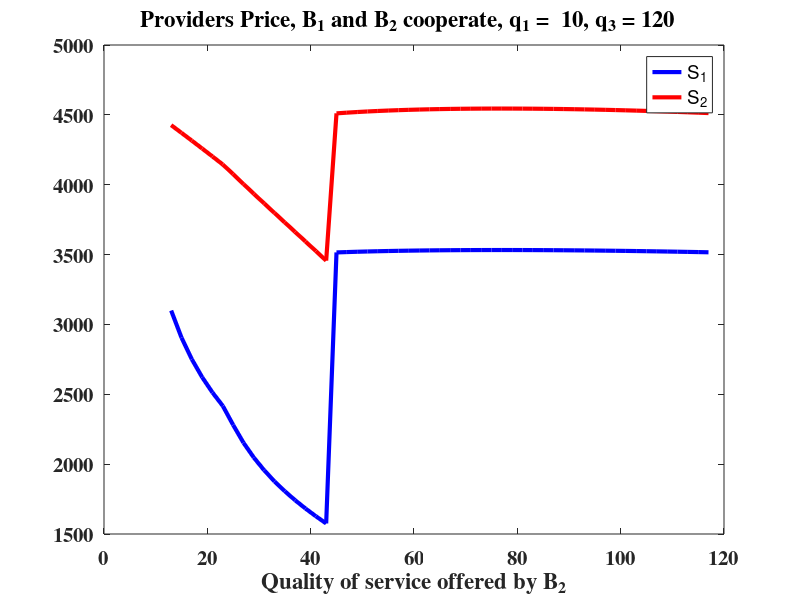
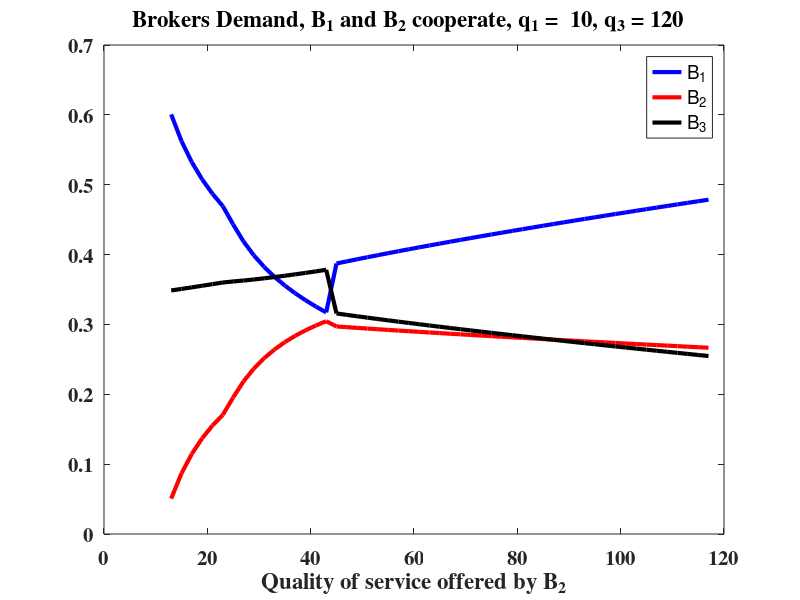
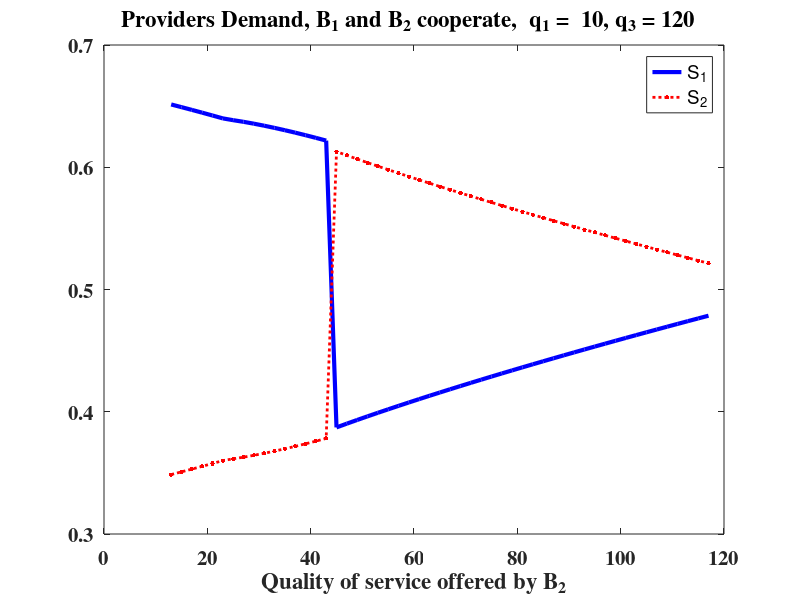
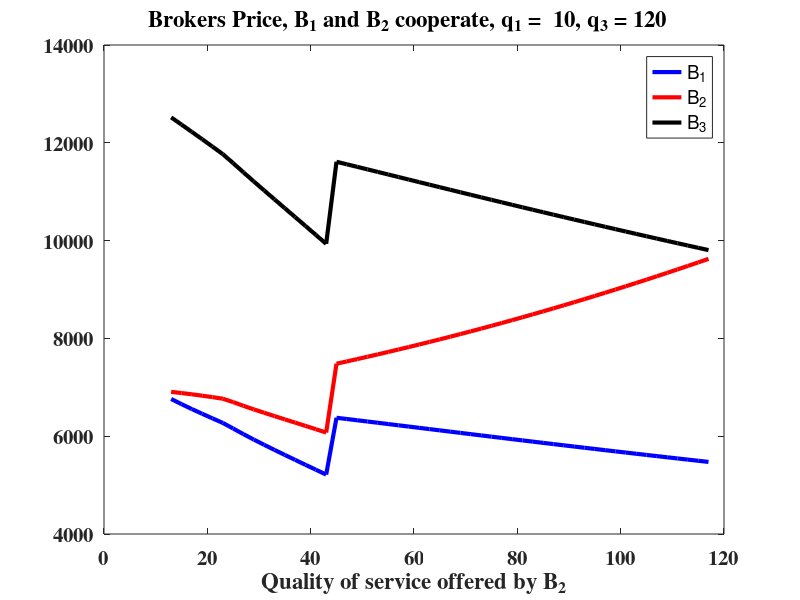

MATLAB code to generate these figures, in order:
%%
% In this file a game with 3 brokers and 2 providers are simulated where
% brokers B_2 and B_1 cooperate to maximize the profit.
% At the end, extra profit  that they made split in proportion to their 
% profit in the equilibrium of the non-cooperative game when B_2 maximize its profit 
% q_1 and q_3 are fixed
% B_2 changes qauality in the game to simulate the market with different
% qualities 
% Qi, ri, Di & SUi are quality, price, demand and profit of S_i
% qi, Pi, di & BUi are quality, price, demand and profit of B_i
%%
clc
clear
cstring = '.*o';
mx = 80;
mn = 1;
c = .2;
Q1 = 30;
Q2 = 60;
cnt1 = 1;
n = 3;
k1 = .01265*Q1^1.5;
k2 = .01265*Q2^1.5;

cnt = 1;
 
 step = 2;
 clear d1 d2 d3 d4 p1 p2 p3 p4 r1 r2 BU1 BU2 BU3 BU4 SU1 SU2 D1 D2
 q1 = 10;
 q3 = 120;
 q2l = q1+3;
 q2h = q3-3;
 for q2 = q2l:step:q2h 
      if abs(q2-Q1)<abs(q2-Q2)
        r1(cnt) = -(1/(3*Q2*(q2*(q2-2*q3)+2*q1*(-q2+q3))))*(-k1*Q2*(q2*(q2-3*q3)+3*q1*(-q2+q3))+...
            Q1*(mn*(3*q1+2*q2)*Q2*(q2-q3)+c*Q2*(6*q1*Q1*(q2-q3)+3*q1^2*(-q2+q3)+...
            q2*(-Q1^2+2*q2^2+(Q2-q3)^2-3*q2*q3+Q1*(-4*q2+6*q3)))+q2*(k2*q3+4*Q2*(-q2+q3)*mx)));

        r2(cnt) = 1/(6*Q1*q3*(q2*(q2-2*q3)+2*q1*(-q2+q3)))*(k1*q2*Q2*(q2*(q2-3*q3)+3*q1*...
            (-q2+q3))+c*Q1*Q2*(3*q1^2*q2*(q2-q3)-6*q1*(Q1^2-Q1*q2+q2^2-(Q2-q3)^2)*...
            (q2-q3)+q2*(q2^3+Q1^2*(4*q2-6*q3)-2*Q1*q2*(q2-3*q3)-4*q2*(Q2-q3)^2-3*...
            q2^2*q3+6*(Q2-q3)^2*q3))+Q1*(mn*Q2*(q2-q3)*(-9*q1*q2+q2^2+6*q1*q3-6*q2*q3)+...
            2*k2*q3*(-3*q1*q2+q2^2+3*q1*q3-3*q2*q3)-2*Q2*(q2-q3)*(-6*q1*q2+q2^2+6*q1*q3-6*q2*q3)*mx));

        if q2/Q2*r2(cnt)+c*(q2-Q2)^2-(q2/Q1*r1(cnt)+c*(q2-Q1)^2)<0
            r1(cnt) = (Q1*(c*Q2*(q2*(-(Q1-q2)^2+Q2^2)+2*(Q1^2-2*Q1*q2+(q2-Q2)*Q2)*...
                q3+q2*q3^2)-q2*(k2*q3+Q2*(q2-q3)*(mn-2*mx))))/(q2*Q2*(q2-2*q3));
            r2(cnt) = (mn*Q1*Q2*(q2-q3)+k2*Q1*q3+c*Q1*Q2*(Q1-q2+Q2-q3)*(Q1-q2-Q2+q3)+...
                q2*Q2*r1(cnt)+2*Q1*Q2*(-q2+q3)*mx)/(2*Q1*q3);

        end
        p1(cnt) = (c*Q1*Q2*(3*q1^2-6*q1*Q1+4*Q1^2-2*Q1*q2+q2^2+2*(Q2-q3)^2)+...
            mn*Q1*Q2*(3*q1+q2-4*q3)+3*q1*Q2*r1(cnt)+q2*Q2*r1(cnt)+2*Q1*q3*r2(cnt)+2*Q1*Q2*(-q2+q3)*mx)/(6*Q1*Q2);
        p2(cnt) = (c*Q1*Q2*(2*(Q1-q2)^2+(Q2-q3)^2)+2*mn*Q1*Q2*(q2-q3)+2*q2*Q2*r1(cnt)+Q1*q3*r2(cnt)-Q1*q2*Q2*mx+Q1*Q2*q3*mx)/(3*Q1*Q2);
        p3(cnt) = (c*Q1*Q2*((Q1-q2)^2+2*(Q2-q3)^2)+mn*Q1*Q2*(q2-q3)+q2*Q2*r1(cnt)+2*Q1*q3*r2(cnt)+2*Q1*Q2*(-q2+q3)*mx)/(3*Q1*Q2);

        d1(cnt) = (((p2(cnt)-p1(cnt))/(q2-q1))-mn)/(mx-mn);
        d2(cnt) = (((p3(cnt)-p2(cnt))/(q3-q2))-((p2(cnt)-p1(cnt))/(q2-q1)))/(mx-mn);
        d3(cnt) = (mx - ((p3(cnt)-p2(cnt))/(q3-q2)))/(mx-mn);
        D1(cnt) = d1(cnt)+d2(cnt);
        D2(cnt) = d3(cnt);
        BU1(cnt) = d1(cnt)*(p1(cnt)-(q1/Q1*r1(cnt)+c*(q1-Q1)^2));
        BU2(cnt) = d2(cnt)*(p2(cnt)-(q2/Q1*r1(cnt)+c*(q2-Q1)^2));
        BU3(cnt) = d3(cnt)*(p3(cnt)-(q3/Q2*r2(cnt)+c*(q3-Q2)^2));
        SU1(cnt) = (d1(cnt)*q1/Q1+d2(cnt)*q2/Q1)*(r1(cnt)-k1);
        SU2(cnt) = (d3(cnt)*q3/Q2)*(r2(cnt)-k2);


      else
        r1(cnt) = 1/(q1*Q2*(8*q1*(q2-q3)+q2*(q2+8*q3)))*(k2*Q1*q2*(2*q1*(q2-q3)+q2*...
            (q2+2*q3))+Q2*(2*k1*q1*(2*q1*(q2-q3)+q2*(q2+2*q3))+Q1*(c*(q2*...
            (-4*q1^3+q1^2*(8*Q1+q2)+q2*(Q1^2+q2^2-2*q2*Q2-Q2^2)+2*q1*...
            (-2*Q1^2-Q1*q2+q2^2-2*q2*Q2+2*Q2^2))+4*(q1-q2)*((q1-Q1)^2-q2^2+q2*Q2-Q2^2)*...
            q3+2*(q1-q2)*q2*q3^2)+mn*(q1-q2)*(4*q1*(q2-q3)+3*q2*(q2+2*q3))-2*(q1-q2)*q2*(q2+2*q3)*mx)));
        r2(cnt) = 1/(Q1*(8*q1*(q2-q3)+q2*(q2+8*q3)))*(2*k2*Q1*(2*q1*(q2-q3)+q2*...
            (q2+2*q3))+Q2*(3*k1*q1*q2+Q1*(mn*(q1-q2)*(5*q2+4*q3)+c*...
            (3*q1^2*q2+q1*(-6*Q1*q2-4*(q2-q3)*(q2-2*Q2+q3))+q2*...
            (3*Q1^2+(q2+Q2-2*q3)*(q2-3*Q2+2*q3)))-4*(q1-q2)*(q2+2*q3)*mx)));

        if (q2/Q1*r1(cnt)+c*(q2-Q1)^2)-(q2/Q2*r2(cnt)+c*(q2-Q2)^2)<0
            r2(cnt) = (Q2*(q2*(-q1*(k1+mn*Q1)+mn*Q1*q2)+c*Q1*(q1^2*q2+q2*(Q1+q2-Q2)*...
                (Q1-q2+Q2)+2*q1*(-Q1^2+Q1*q2-2*q2*Q2+Q2^2))))/(Q1*q2*(-2*q1+q2));
            r1(cnt) = (k1*q1*Q2+Q1*(mn*(q1-q2)*Q2-c*(q1-Q1+q2-Q2)*Q2*(q1-Q1-q2+Q2)+q2*r2(cnt)))/(2*q1*Q2);

        end
        if (q1/Q2*r2(cnt)+c*(q1-Q2)^2)-(q1/Q1*r1(cnt)+c*(q1-Q1)^2)<0
            r1(cnt) = 1/(q1*Q2*(q1*(q2-4*q3)+2*q2*(q2+2*q3)))*Q1*(k2*q1*(2*q1*(q2-q3)+q2*...
                (q2+2*q3))+Q2*(mn*q1*(q1-q2)*(q2+2*q3)+c*(q2*(3*q1^3+2*q1^2*...
                (Q1-q2-2*Q2)-q1*(Q1^2-4*Q1*q2+q2^2+2*q2*Q2-Q2^2)+2*q2*(-Q1^2+Q2^2))+4*...
                (-q1+q2)*(2*q1*Q1-Q1^2-q1*Q2+Q2^2)*q3+2*q1*(q1-q2)*q3^2)-2*q1*(q1-q2)*(q2+2*q3)*mx));
            r2(cnt) = 1/(2*Q1*(2*q1*(q2-q3)+q2*(q2+2*q3)))*(k2*Q1*(2*q1*(q2-q3)+q2*...
                (q2+2*q3))+Q2*(mn*Q1*(q1-q2)*(q2+2*q3)+c*Q1*(-q2*(-3*q1^2+6*q1*Q1-3*...
                Q1^2+2*q1*q2+q2^2-2*(2*q1+q2)*Q2+3*Q2^2)+4*(-q1+q2)*Q2*q3+2*...
                (q1-q2)*q3^2)+3*q1*q2*r1(cnt)-2*Q1*(q1-q2)*(q2+2*q3)*mx));
        end


        p1(cnt) = (mn*Q1*Q2*(3*q1+q2-4*q3)+c*Q1*Q2*(3*(q1-Q1)^2+q2^2-2*...
            q2*Q2+3*Q2^2-4*Q2*q3+2*q3^2)+3*q1*Q2*r1(cnt)+Q1*q2*r2(cnt)+2*Q1*q3*...
            r2(cnt)+2*Q1*Q2*(-q2+q3)*mx)/(6*Q1*Q2);
        p2(cnt) = (2*mn*Q2*(q2-q3)+c*Q2*(2*q2^2-4*q2*Q2+3*Q2^2-2*Q2*q3+q3^2)+2*...
            q2*r2(cnt)+q3*r2(cnt)-q2*Q2*mx+Q2*q3*mx)/(3*Q2);
        p3(cnt) = (mn*Q2*(q2-q3)+c*Q2*(q2^2-2*q2*Q2+3*Q2^2-4*Q2*q3+2*q3^2)+q2*...
            r2(cnt)+2*q3*r2(cnt)-2*q2*Q2*mx+2*Q2*q3*mx)/(3*Q2);


        d1(cnt) = (((p2(cnt)-p1(cnt))/(q2-q1))-mn)/(mx-mn);
        d2(cnt) = (((p3(cnt)-p2(cnt))/(q3-q2))-((p2(cnt)-p1(cnt))/(q2-q1)))/(mx-mn);
        d3(cnt) = (mx - ((p3(cnt)-p2(cnt))/(q3-q2)))/(mx-mn);
        D1(cnt) = d1(cnt);
        D2(cnt) = d3(cnt)+d2(cnt);
        BU1(cnt) = d1(cnt)*(p1(cnt)-(q1/Q1*r1(cnt)+c*(q1-Q1)^2));
        BU2(cnt) = d2(cnt)*(p2(cnt)-(q2/Q2*r2(cnt)+c*(q2-Q2)^2));
        BU3(cnt) = d3(cnt)*(p3(cnt)-(q3/Q2*r2(cnt)+c*(q3-Q2)^2));
        SU1(cnt) = (d1(cnt)*q1/Q1)*(r1(cnt)-k1);
        SU2(cnt) = (d2(cnt)*q2/Q2+d3(cnt)*q3/Q2)*(r2(cnt)-k2);


      end
      TU(cnt) = BU1(cnt) + BU2(cnt);
      BS1(cnt) = 720 + (TU(cnt) - 1114)*720/1114;%*(q1/(q1+q2));
      BS2(cnt) = 394 + (TU(cnt) - 1114)*394/1114;%*(q2/(q1+q2));
 
     
      cnt = cnt+1; 

 end

 figure(1)
 p1p(n)= plot(q2l:step:q2h,r1,'b','LineWidth',3);
 hold on
 p2p(n)=plot(q2l:step:q2h,r2,'r','LineWidth',3);
 titPP = sprintf('Providers Price, B_1 and B_2 cooperate, q_1 =  %d, q_3 = %d  ', q1, q3);
 xlabel('Quality of service offered by B_2');
 legend('S_1','S_2');
 title(titPP,'FontName','Times','fontsize',15,'fontweight','b');
 set(gca,'FontName','Times','fontsize',15,'fontweight','b'); 

 
 figure(2)
 b1d(n)= plot(q2l:step:q2h,d1,'b','LineWidth',3);
 hold on
 b2d(n) = plot(q2l:step:q2h,d2,'r','LineWidth',3);
 hold on
 b3d(n) = plot(q2l:step:q2h,d3,'k','LineWidth',3);
 titBD = sprintf('Brokers Demand, B_1 and B_2 cooperate, q_1 =  %d, q_3 = %d  ', q1, q3);
 xlabel('Quality of service offered by B_2');
 legend('B_1','B_2','B_3');
 title(titBD,'FontName','Times','fontsize',15,'fontweight','b');
 set(gca,'FontName','Times','fontsize',15,'fontweight','b') ;


 figure(3)
 p1d(n) = plot(q2l:step:q2h,D1,'b','LineWidth',3);
 hold on
 p2d(n) = plot(q2l:step:q2h,D2,':r','Marker', cstring(1),'MarkerSize',10,'LineWidth',2);
 titPD = sprintf('Providers Demand, B_1 and B_2 cooperate,  q_1 =  %d, q_3 = %d  ', q1, q3);
 title(titPD,'FontName','Times','fontsize',15,'fontweight','b');
 xlabel('Quality of service offered by B_2');
 legend('S_1','S_2');
 set(gca,'FontName','Times','fontsize',15,'fontweight','b') ;

 figure(4)
 b1p(n) = plot(q2l:step:q2h,p1,'b','LineWidth',3);
 hold on
 b2p(n) = plot(q2l:step:q2h,p2,'r','LineWidth',3);
 hold on
 b3p(n) = plot(q2l:step:q2h,p3,'k','LineWidth',3);
 titBP = sprintf('Brokers Price, B_1 and B_2 cooperate, q_1 =  %d, q_3 = %d  ', q1, q3);
 xlabel('Quality of service offered by B_2');
 legend('B_1','B_2','B_3');
 title(titBP,'FontName','Times','fontsize',15,'fontweight','b');
 set(gca,'FontName','Times','fontsize',15,'fontweight','b');

 figure(5)
 b1u(n) = plot(q2l:step:q2h,BS1,'b','LineWidth',3);
 hold on
 b2u(n) = plot(q2l:step:q2h,BS2,'r','LineWidth',3);
 hold on
 b3u(n) = plot(q2l:step:q2h,BU3,'k','LineWidth',3);
 hold on 
 titBU = sprintf('Brokers Profit, B_1 and B_2 cooperate, q_1 =  %d, q_3 = %d  ', q1, q3);
 xlabel('Quality of service offered by B_2');
 legend('B_1','B_2','B_3');
 title(titBU,'FontName','Times','fontsize',15,'fontweight','b');
 set(gca,'FontName','Times','fontsize',15,'fontweight','b');

 figure(6)
 p1u(n) = plot(q2l:step:q2h,SU1,'b','LineWidth',3);
 hold on
 p2u(n) = plot(q2l:step:q2h,SU2,'r','LineWidth',3);
 titPU = sprintf('Providers Profit, B_1 and B_2 cooperate, q_1 =  %d, q_3 = %d  ', q1, q3);
 xlabel('Quality of service offered by B_2');
 legend('S_1','S_2');
 title(titPU,'FontName','Times','fontsize',15,'fontweight','b');
 set(gca,'FontName','Times','fontsize',15,'fontweight','b') ;
 






